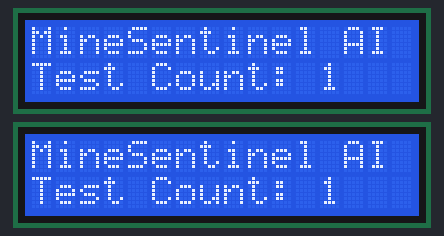
Recording of a sketch running on a simulated ESP32. On the bench: 2 × 16×2 character LCD. What the sketch prints to the serial monitor is not drawn.

Above: at 1.3 s.
At 5.4 s:
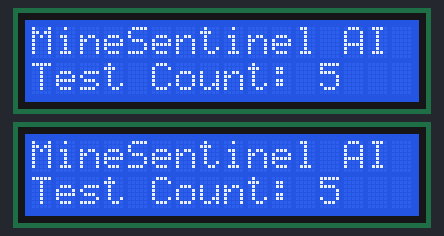
At 10.6 s:
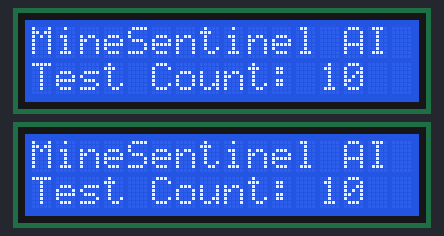
At 19.8 s:
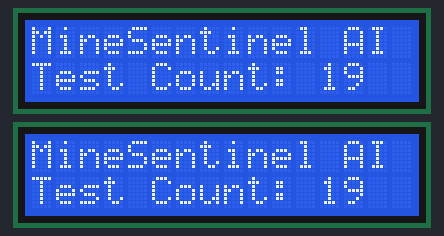
At 29.1 s:
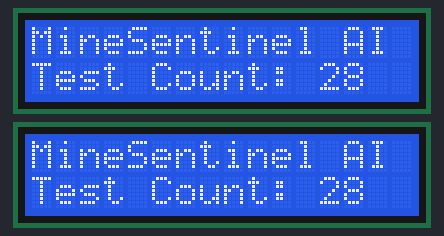
At 38.4 s:
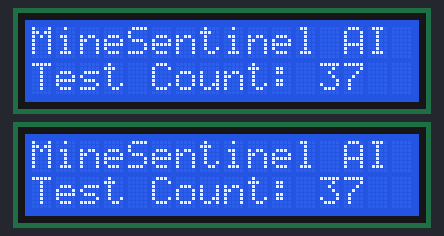

The sketch:

lcd_test.ino
```cpp
/*
 * ============================================================================
 * MineSentinel AI - Plug & Play 16x2 I2C LCD Test Sketch
 *
 * WIRING:
 *   HW-61 GND  -> ESP32 GND
 *   HW-61 VCC  -> ESP32 VIN (5V)   <-- MUST BE 5V, NOT 3.3V!
 *   HW-61 SDA  -> ESP32 GPIO 21 (D21)
 *   HW-61 SCL  -> ESP32 GPIO 22 (D22)
 * ============================================================================
 */

#include <Wire.h>
#include <LiquidCrystal_I2C.h>

// Supports both standard addresses (0x27 and 0x3F) automatically!
LiquidCrystal_I2C lcd27(0x27, 16, 2);
LiquidCrystal_I2C lcd3F(0x3F, 16, 2);

int count = 0;
byte activeAddress = 0;

void setup() {
  Serial.begin(115200);
  delay(1000);

  Serial.println("\n--- MineSentinel AI: 16x2 LCD Test Starting ---");

  // 1. Initialize I2C Bus on ESP32 Pins
  Wire.begin(21, 22); // SDA = GPIO 21, SCL = GPIO 22
  Wire.setTimeOut(100);

  // 2. Scan I2C to see which address responds
  Wire.beginTransmission(0x27);
  if (Wire.endTransmission() == 0) {
    activeAddress = 0x27;
    Serial.println("[I2C Found] LCD detected at address 0x27 (PCF8574)!");
  } else {
    Wire.beginTransmission(0x3F);
    if (Wire.endTransmission() == 0) {
      activeAddress = 0x3F;
      Serial.println("[I2C Found] LCD detected at address 0x3F (PCF8574A)!");
    } else {
      Serial.println("[I2C Warning] Neither 0x27 nor 0x3F answered. Checking wiring...");
    }
  }

  // 3. Initialize BOTH addresses to guarantee whichever is connected wakes up!
  lcd27.init();
  lcd27.backlight();
  lcd27.clear();
  lcd27.setCursor(0, 0);
  lcd27.print("MineSentinel AI");
  lcd27.setCursor(0, 1);
  lcd27.print("LCD 0x27: ONLINE");

  lcd3F.init();
  lcd3F.backlight();
  lcd3F.clear();
  lcd3F.setCursor(0, 0);
  lcd3F.print("MineSentinel AI");
  lcd3F.setCursor(0, 1);
  lcd3F.print("LCD 0x3F: ONLINE");

  Serial.println("--- Initialization Sent to Screen ---");
  Serial.println("If screen is still showing solid boxes, SLOWLY turn the blue contrast potentiometer on the back!");
}

void loop() {
  count++;

  // Update line 2 with running count on both addresses
  char buf[17];
  snprintf(buf, sizeof(buf), "Test Count: %-4d", count);

  lcd27.setCursor(0, 1);
  lcd27.print(buf);

  lcd3F.setCursor(0, 1);
  lcd3F.print(buf);

  Serial.printf("Screen Heartbeat Count: %d\n", count);
  delay(1000);
}
```

Measured:
- what the display in image 0 shows lasts 1.1 s, from 1.2 s to 2.3 s
